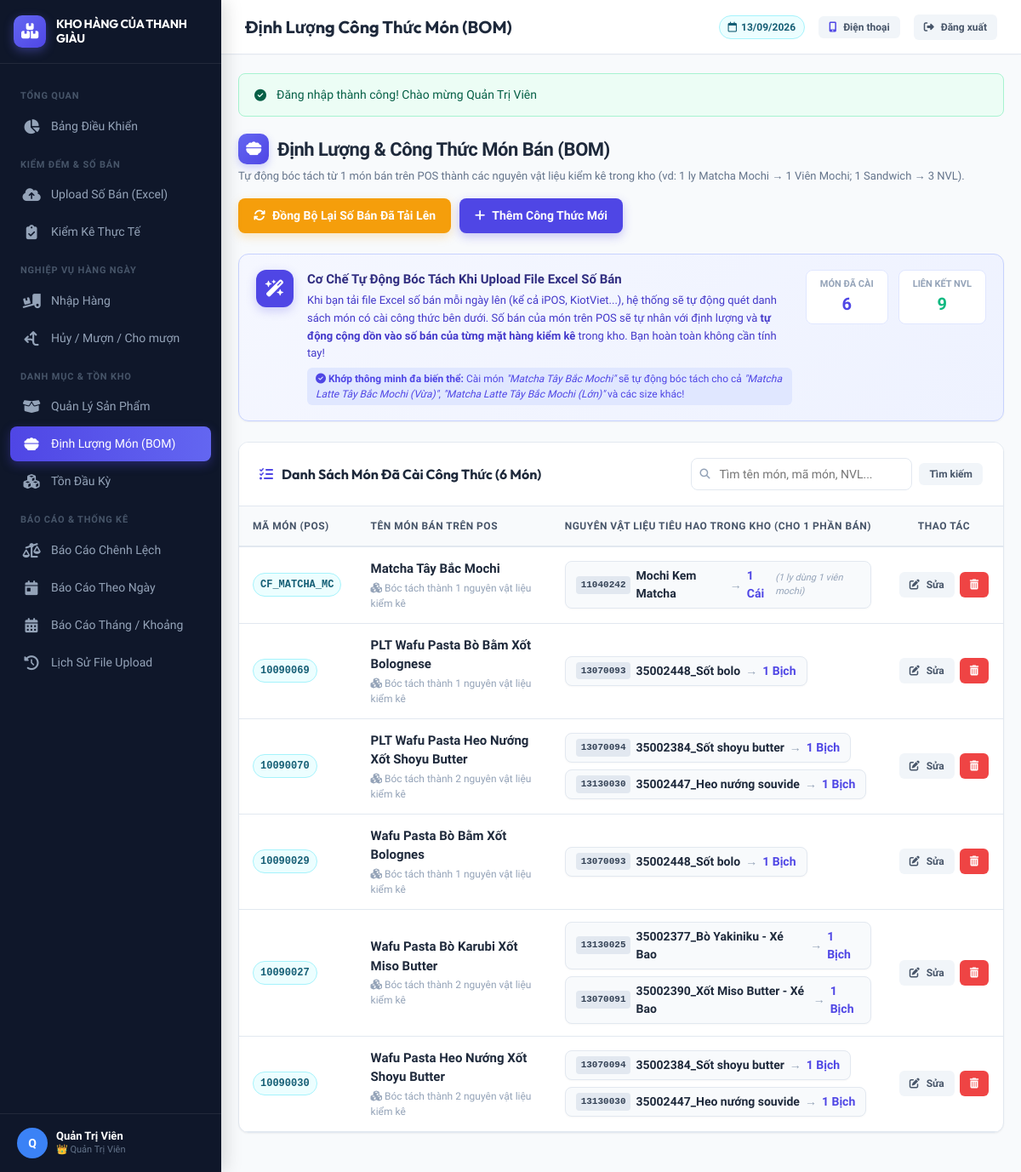
The app's page /dinhluong/danh_sach.php (signed in) with its own data.
### tables this page shows
CREATE TABLE `dinh_luong_mon` (
  `id` int(11) NOT NULL AUTO_INCREMENT,
  `ma_mon_pos` varchar(100) NOT NULL COMMENT 'Mã món bán trên POS / File Excel',
  `ten_mon_pos` varchar(255) NOT NULL COMMENT 'Tên món trên POS (vd: Matcha Mochi, Sandwich)',
  `san_pham_id` int(11) NOT NULL COMMENT 'ID của nguyên vật liệu/sản phẩm kiểm kê trong kho',
  `so_luong_tieu_hao` decimal(12,3) NOT NULL DEFAULT 1.000 COMMENT 'Số lượng NVL dùng cho 1 phần bán',
  `ghi_chu` varchar(255) DEFAULT NULL,
  `created_at` datetime NOT NULL DEFAULT current_timestamp(),
  `updated_at` datetime DEFAULT NULL ON UPDATE current_timestamp(),
  PRIMARY KEY (`id`),
  KEY `idx_ma_pos` (`ma_mon_pos`),
  KEY `idx_sp_id` (`san_pham_id`),
  CONSTRAINT `dinh_luong_mon_ibfk_1` FOREIGN KEY (`san_pham_id`) REFERENCES `san_pham` (`id`) ON DELETE CASCADE
);

CREATE TABLE `san_pham` (
  `id` int(11) NOT NULL AUTO_INCREMENT,
  `ma_sp` varchar(50) NOT NULL,
  `ten_sp` varchar(255) NOT NULL,
  `nhom_sp` varchar(100) NOT NULL COMMENT 'B??nh, ????? ??n, N?????c su???i, ????? u???ng pha ch???...',
  `don_vi_tinh` varchar(50) NOT NULL DEFAULT 'C??i',
  `can_kiem_ke` tinyint(1) NOT NULL DEFAULT 1 COMMENT '1: C???n ki???m k??, 0: B??? qua khi ki???m k??',
  `trang_thai` tinyint(1) NOT NULL DEFAULT 1 COMMENT '1: Ho???t ?????ng, 0: ???? x??a m???m',
  `ghi_chu` text DEFAULT NULL,
  `created_at` datetime NOT NULL DEFAULT current_timestamp(),
  `updated_at` datetime DEFAULT NULL ON UPDATE current_timestamp(),
  PRIMARY KEY (`id`),
  UNIQUE KEY `ma_sp` (`ma_sp`),
  KEY `idx_ma_sp` (`ma_sp`),
  KEY `idx_can_kiem_ke` (`can_kiem_ke`),
  KEY `idx_trang_thai` (`trang_thai`)
);

### includes/functions.php (called while the page is built, shortened)
<?php
function formatNumber($number, $decimals = 2) {
    $val = (float)$number;
    if (floor($val) == $val) {
        return number_format($val, 0, ',', '.');
    }
    return rtrim(rtrim(number_format($val, $decimals, ',', '.'), '0'), ',');
}

### dinhluong/danh_sach.php (the view, shortened to what this page needs)
<?php
require_once __DIR__ . '/../includes/functions.php';
$db = getDB();
$search = trim($_GET['search'] ?? '');
$where = [];
$params = [];
$whereSql = !empty($where) ? "WHERE " . implode(' AND ', $where) : "";
$sql = "
    SELECT
        dlm.*,
        sp.ma_sp AS nvl_ma,
        sp.ten_sp AS nvl_ten,
        sp.don_vi_tinh AS nvl_dvt,
        sp.nhom_sp AS nvl_nhom
    FROM dinh_luong_mon dlm
    JOIN san_pham sp ON sp.id = dlm.san_pham_id
    $whereSql
    ORDER BY dlm.ten_mon_pos ASC, dlm.id ASC
";
$stmt = $db->prepare($sql);
$stmt->execute($params);
$rows = $stmt->fetchAll();
$groupedDishes = [];
$totalNVLCount = 0;
foreach ($rows as $r) {
    $key = !empty($r['ma_mon_pos']) ? $r['ma_mon_pos'] : $r['ten_mon_pos'];
    if (!isset($groupedDishes[$key])) {
        $groupedDishes[$key] = [
            'ma_mon_pos' => $r['ma_mon_pos'],
            'ten_mon_pos' => $r['ten_mon_pos'],
            'nguyen_lieu' => []
        ];
    }
    $groupedDishes[$key]['nguyen_lieu'][] = $r;
    $totalNVLCount++;
}
include __DIR__ . '/../includes/header.php';
?>
<div style="display: flex; justify-content: space-between; align-items: center; margin-bottom: 24px; flex-wrap: wrap; gap: 16px;">
    <div>
        <h2 style="font-size: 22px; font-weight: 800; color: var(--text-primary); letter-spacing: -0.5px; display: flex; align-items: center; gap: 10px;">
            <span style="display: inline-flex; align-items: center; justify-content: center; width: 36px; height: 36px; background: linear-gradient(135deg, #6366f1, #4f46e5); color: #fff; border-radius: 10px; font-size: 18px; box-shadow: 0 4px 10px rgba(99, 102, 241, 0.3);">
                <i class="fa-solid fa-bowl-food"></i>
            </span>
            Định Lượng & Công Thức Món Bán (BOM)
        </h2>
        <div style="font-size: 13px; color: var(--text-secondary); margin-top: 4px;">
            Tự động bóc tách từ 1 món bán trên POS thành các nguyên vật liệu kiểm kê trong kho (vd: 1 ly Matcha Mochi &rarr; 1 Viên Mochi; 1 Sandwich &rarr; 3 NVL).
        </div>
    </div>
    <div style="display: flex; gap: 10px; align-items: center; flex-wrap: wrap;">
        <a href="<?= BASE_URL ?>/dinhluong/dong_bo.php" class="btn btn-warning" onclick="return confirm('Hệ thống sẽ quét lại toàn bộ file Excel số bán đã tải lên để áp dụng công thức BOM mới nhất vào tồn kho. Bạn có muốn tiếp tục?')" title="Áp dụng công thức BOM vào toàn bộ số bán của các ngày đã tải file" style="box-shadow: 0 4px 12px rgba(245, 158, 11, 0.25);">
            <i class="fa-solid fa-arrows-rotate"></i> Đồng Bộ Lại Số Bán Đã Tải Lên
        </a>
        <a href="<?= BASE_URL ?>/dinhluong/them.php" class="btn btn-primary" style="padding: 10px 18px; font-weight: 600; box-shadow: 0 4px 12px rgba(79, 70, 229, 0.3);">
            <i class="fa-solid fa-plus"></i> Thêm Công Thức Mới
        </a>
    </div>
</div>
<div class="card" style="margin-bottom: 24px; border: 1px solid #c7d2fe; background: linear-gradient(135deg, #f5f7ff 0%, #eef2ff 100%);">
    <div class="card-body" style="padding: 18px 20px;">
        <div style="display: flex; gap: 16px; align-items: flex-start;">
            <div style="width: 44px; height: 44px; border-radius: 12px; background: #4f46e5; color: #fff; display: flex; align-items: center; justify-content: center; font-size: 20px; flex-shrink: 0; box-shadow: 0 4px 12px rgba(79, 70, 229, 0.25);">
                <i class="fa-solid fa-wand-magic-sparkles"></i>
            </div>
            <div style="flex: 1;">
                <h4 style="font-size: 15px; font-weight: 700; color: #312e81; margin-bottom: 4px;">
                    Cơ Chế Tự Động Bóc Tách Khi Upload File Excel Số Bán
                </h4>
                <p style="font-size: 13px; color: #4338ca; line-height: 1.6; margin: 0 0 6px 0;">
                    Khi bạn tải file Excel số bán mỗi ngày lên (kể cả iPOS, KiotViet...), hệ thống sẽ tự động quét danh sách món có cài công thức bên dưới.
                    Số bán của món trên POS sẽ tự nhân với định lượng và <strong>tự động cộng dồn vào số bán của từng mặt hàng kiểm kê</strong> trong kho. Bạn hoàn toàn không cần tính tay!
                </p>
                <div style="font-size: 12px; color: #4f46e5; background: #e0e7ff; padding: 4px 10px; border-radius: 6px; display: inline-block;">
                    <i class="fa-solid fa-circle-check"></i> <strong>Khớp thông minh đa biến thể:</strong> Cài món <em>"Matcha Tây Bắc Mochi"</em> sẽ tự động bóc tách cho cả <em>"Matcha Latte Tây Bắc Mochi (Vừa)"</em>, <em>"Matcha Latte Tây Bắc Mochi (Lớn)"</em> và các size khác!
                </div>
            </div>
            <div style="display: flex; gap: 12px; align-items: center;">
                <div style="background: #fff; padding: 8px 16px; border-radius: 8px; border: 1px solid #e0e7ff; text-align: center;">
                    <div style="font-size: 11px; font-weight: 600; color: var(--text-muted); text-transform: uppercase;">Món Đã Cài</div>
                    <div style="font-size: 20px; font-weight: 800; color: var(--primary);"><?= count($groupedDishes) ?></div>
                </div>
                <div style="background: #fff; padding: 8px 16px; border-radius: 8px; border: 1px solid #e0e7ff; text-align: center;">
                    <div style="font-size: 11px; font-weight: 600; color: var(--text-muted); text-transform: uppercase;">Liên Kết NVL</div>
                    <div style="font-size: 20px; font-weight: 800; color: var(--success);"><?= $totalNVLCount ?></div>
                </div>
            </div>
        </div>
    </div>
</div>
<div class="card">
    <div class="card-header" style="display: flex; justify-content: space-between; align-items: center; flex-wrap: wrap; gap: 12px;">
        <h3 class="card-title" style="font-size: 16px; font-weight: 700;">
            <i class="fa-solid fa-list-check" style="color: var(--primary);"></i>
            Danh Sách Món Đã Cài Công Thức (<?= count($groupedDishes) ?> Món)
        </h3>
        <form method="GET" action="" style="display: flex; gap: 8px; align-items: center;">
            <div style="position: relative;">
                <input type="text" name="search" class="form-control form-control-sm" placeholder="Tìm tên món, mã món, NVL..." value="<?= htmlspecialchars($search) ?>" style="width: 260px; padding-left: 32px;">
                <i class="fa-solid fa-search" style="position: absolute; left: 10px; top: 50%; transform: translateY(-50%); font-size: 12px; color: var(--text-muted);"></i>
            </div>
            <button type="submit" class="btn btn-secondary btn-sm">Tìm kiếm</button>
        </form>
    </div>
    <div class="card-body" style="padding: 0;">
        <div class="table-responsive">
            <table class="table">
                <thead>
                    <tr>
                        <th style="width: 140px;">Mã Món (POS)</th>
                        <th style="width: 260px;">Tên Món Bán Trên POS</th>
                        <th>Nguyên Vật Liệu Tiêu Hao Trong Kho (Cho 1 Phần Bán)</th>
                        <th style="text-align: center; width: 140px;">Thao Tác</th>
                    </tr>
                </thead>
                <tbody>
                    <?php if (empty($groupedDishes)): ?>
                        <tr>
                            <td colspan="4" style="text-align: center; padding: 48px 20px; color: var(--text-muted);">
                                <div style="font-size: 42px; color: #cbd5e1; margin-bottom: 12px;">
                                    <i class="fa-solid fa-utensils"></i>
                                </div>
                                <div style="font-weight: 600; font-size: 15px; color: var(--text-primary); margin-bottom: 4px;">
                                    <?= $search !== '' ? 'Không tìm thấy món nào phù hợp với từ khóa "' . htmlspecialchars($search) . '"' : 'Chưa có công thức định lượng nào trong hệ thống' ?>
                                </div>
                                <div style="font-size: 13px; margin-bottom: 16px;">
                                    Cài đặt công thức định lượng để hệ thống tự động bóc tách số bán từ các món phức hợp.
                                </div>
                                <a href="<?= BASE_URL ?>/dinhluong/them.php" class="btn btn-primary btn-sm">
                                    <i class="fa-solid fa-plus"></i> Thêm Công Thức Mới
                                </a>
                            </td>
                        </tr>
                    <?php else: ?>
                        <?php foreach ($groupedDishes as $dish): ?>
                            <tr>
                                <td>
                                    <?php if (!empty($dish['ma_mon_pos'])): ?>
                                        <span class="badge badge-info" style="font-family: monospace; font-size: 12px; padding: 4px 8px;">
                                            <?= htmlspecialchars($dish['ma_mon_pos']) ?>
                                        </span>
                                    <?php else: ?>
                                        <span style="color: var(--text-muted); font-size: 12px;">(Theo tên)</span>
                                    <?php endif; ?>
                                </td>
                                <td>
                                    <div style="font-weight: 700; font-size: 15px; color: var(--text-primary);">
                                        <?= htmlspecialchars($dish['ten_mon_pos']) ?>
                                    </div>
                                    <div style="font-size: 12px; color: var(--text-muted); margin-top: 2px;">
                                        <i class="fa-solid fa-cubes"></i> Bóc tách thành <?= count($dish['nguyen_lieu']) ?> nguyên vật liệu kiểm kê
                                    </div>
                                </td>
                                <td>
                                    <div style="display: flex; flex-wrap: wrap; gap: 8px;">
                                        <?php foreach ($dish['nguyen_lieu'] as $nl): ?>
                                            <div style="display: inline-flex; align-items: center; gap: 6px; background: #f8fafc; padding: 6px 12px; border-radius: 8px; border: 1px solid var(--border-color); box-shadow: 0 1px 2px rgba(0,0,0,0.03);">
                                                <span style="font-family: monospace; font-size: 11px; background: #e2e8f0; color: #334155; padding: 2px 6px; border-radius: 4px; font-weight: 600;">
                                                    <?= htmlspecialchars($nl['nvl_ma']) ?>
                                                </span>
                                                <span style="font-weight: 600; color: var(--text-primary);">
                                                    <?= htmlspecialchars($nl['nvl_ten']) ?>
                                                </span>
                                                <span style="color: var(--text-muted);">&rarr;</span>
                                                <span style="font-weight: 800; color: var(--primary); font-size: 14px;">
                                                    <?= formatNumber($nl['so_luong_tieu_hao']) ?> <?= htmlspecialchars($nl['nvl_dvt']) ?>
                                                </span>
                                                <?php if (!empty($nl['ghi_chu'])): ?>
                                                    <span style="font-size: 11px; color: var(--text-muted); font-style: italic;">
                                                        (<?= htmlspecialchars($nl['ghi_chu']) ?>)
                                                    </span>
                                                <?php endif; ?>
                                            </div>
                                        <?php endforeach; ?>
                                    </div>
                                </td>
                                <td style="text-align: center;">
                                    <div style="display: inline-flex; gap: 6px;">
                                        <a href="<?= BASE_URL ?>/dinhluong/sua.php?ma=<?= urlencode($dish['ma_mon_pos']) ?>&ten=<?= urlencode($dish['ten_mon_pos']) ?>" class="btn btn-secondary btn-sm" title="Chỉnh sửa công thức">
                                            <i class="fa-solid fa-pen-to-square"></i> Sửa
                                        </a>
                                        <a href="<?= BASE_URL ?>/dinhluong/xoa.php?ma=<?= urlencode($dish['ma_mon_pos']) ?>&ten=<?= urlencode($dish['ten_mon_pos']) ?>" class="btn btn-danger btn-sm" onclick="return confirm('Bạn có chắc muốn xóa công thức định lượng của món [<?= htmlspecialchars(addslashes($dish['ten_mon_pos'])) ?>]?');" title="Xóa công thức">
                                            <i class="fa-solid fa-trash-can"></i>
                                        </a>
                                    </div>
                                </td>
                            </tr>
                        <?php endforeach; ?>
                    <?php endif; ?>
                </tbody>
            </table>
        </div>
    </div>
</div>
<?php include __DIR__ . '/../includes/footer.php'; ?>

### records on screen
dinh_luong_mon: ma_mon_pos "CF_MATCHA_MC", ten_mon_pos "Matcha Tây Bắc Mochi", count($dish['nguyen_lieu']) "1", san_pham.ma_sp "11040242", san_pham.ten_sp "Mochi Kem Matcha", so_luong_tieu_hao "1", san_pham.don_vi_tinh "Cái", ghi_chu "1 ly dùng 1 viên mochi"
dinh_luong_mon: ma_mon_pos "10090069", ten_mon_pos "PLT Wafu Pasta Bò Bằm Xốt Bolognese", count($dish['nguyen_lieu']) "1", san_pham.ma_sp "13070093", san_pham.ten_sp "35002448_Sốt bolo", so_luong_tieu_hao "1", san_pham.don_vi_tinh "Bịch"
dinh_luong_mon: san_pham.ma_sp "13070094", san_pham.ten_sp "35002384_Sốt shoyu butter", so_luong_tieu_hao "1", san_pham.don_vi_tinh "Bịch"
dinh_luong_mon: san_pham.ma_sp "13130030", san_pham.ten_sp "35002447_Heo nướng souvide", so_luong_tieu_hao "1", san_pham.don_vi_tinh "Bịch"
dinh_luong_mon: ma_mon_pos "10090029", ten_mon_pos "Wafu Pasta Bò Bằm Xốt Bolognes", count($dish['nguyen_lieu']) "1", san_pham.ma_sp "13070093", san_pham.ten_sp "35002448_Sốt bolo", so_luong_tieu_hao "1", san_pham.don_vi_tinh "Bịch"
dinh_luong_mon: san_pham.ma_sp "13130025", san_pham.ten_sp "35002377_Bò Yakiniku - Xé Bao", so_luong_tieu_hao "1", san_pham.don_vi_tinh "Bịch"
dinh_luong_mon: san_pham.ma_sp "13070091", san_pham.ten_sp "35002390_Xốt Miso Butter - Xé Bao", so_luong_tieu_hao "1", san_pham.don_vi_tinh "Bịch"
dinh_luong_mon: san_pham.ma_sp "13070094", san_pham.ten_sp "35002384_Sốt shoyu butter", so_luong_tieu_hao "1", san_pham.don_vi_tinh "Bịch"
dinh_luong_mon: san_pham.ma_sp "13130030", san_pham.ten_sp "35002447_Heo nướng souvide", so_luong_tieu_hao "1", san_pham.don_vi_tinh "Bịch"

### other values on screen
$user['ho_ten'] "Quản Trị Viên"
$pageTitle "Định Lượng Công Thức Món (BOM)"
$flash['message'] "Đăng nhập thành công! Chào mừng Quản Trị Viên"
count($groupedDishes) "6"
$totalNVLCount "9"
$dish['ma_mon_pos'] "10090070"
$dish['ten_mon_pos'] "PLT Wafu Pasta Heo Nướng Xốt Shoyu Butter"
count($dish['nguyen_lieu']) "2"
$dish['ma_mon_pos'] "10090027"
$dish['ten_mon_pos'] "Wafu Pasta Bò Karubi Xốt Miso Butter"
$dish['ma_mon_pos'] "10090030"
$dish['ten_mon_pos'] "Wafu Pasta Heo Nướng Xốt Shoyu Butter"
